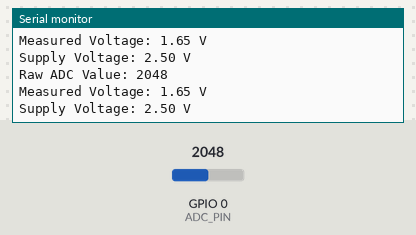
Simulated run of this sketch. Board: ESP32. Shown: the last lines printed to the serial monitor. Inputs (shaded band) come from the test bench; at power-on: GPIO 0 (ADC_PIN) = 2048.

Above: at 2.2 s.
2.3 s: GPIO 0 (ADC_PIN) set to 2866
At 3.6 s:
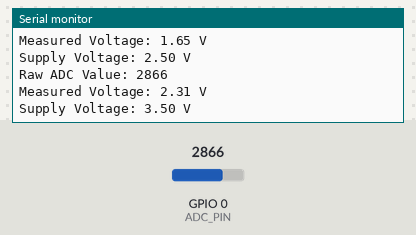
3.8 s: GPIO 0 (ADC_PIN) set to 3603
At 4.8 s:
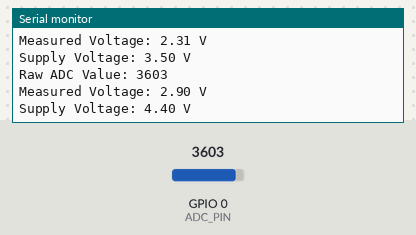
Timing chart, 0 to 6.8 s (numbered marks = the images above; inputs shaded):
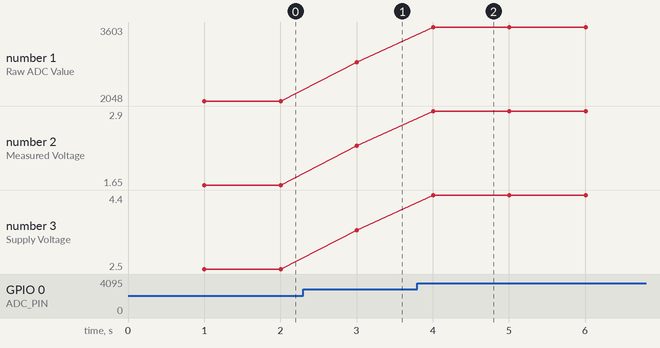

Measured:
- after the input at 2.3 s, the serial monitor: prints a new line after 0.70 s (image 1)
- after the input at 3.8 s, the serial monitor: prints a new line after 0.20 s (image 2)
- plotted number 1: 2048 → 2866 after the input at 2.3 s, 2866 → 3603 after the input at 3.8 s
- plotted number 2: 1.65 → 2.31 after the input at 2.3 s, 2.31 → 2.9 after the input at 3.8 s
- plotted number 3: 2.5 → 3.5 after the input at 2.3 s, 3.5 → 4.4 after the input at 3.8 s

The sketch:

supply_voltage_measurement.ino
```cpp
/*
ESP32 USB Voltage Measurement Example (OLIMEX ESP32-DevKit-LiPo)
========================================================
This code demonstrates how to measure the USB voltage powering the ESP32
using the internal ADC. Ensure the correct ADC pin and voltage divider ratio
are used based on the board's documentation.

Some ESP32 boards have an internal voltage divider connected to the VCC pin, which scales down the supply voltage to a range measurable by the ADC (0–3.3V).
The VOLTAGE_DIVIDER_RATIO is used to calculate the actual supply voltage from the measured voltage. For example, if the divider ratio is 2:1, the VOLTAGE_DIVIDER_RATIO is 2.0.
ADC Configuration:

The ADC pin (e.g., GPIO 35) is used to read the scaled-down voltage.
The ESP32's ADC has a resolution of 12 bits, meaning the raw ADC value ranges from 0 to 4095.
Voltage Calculation:

The raw ADC value is converted to a voltage using the formula:
Supply Voltage Calculation:

The supply voltage is calculated using the voltage divider ratio:
Supply Voltage = Measured Voltage * Voltage Divider Ratio
*/

const int ADC_PIN = 0; // Update this to the correct ADC pin
const float ADC_RESOLUTION = 4095.0; // 12-bit ADC resolution
const float ADC_REF_VOLTAGE = 3.3; // Reference voltage for the ADC (in volts)
const float VOLTAGE_DIVIDER_RATIO = 1.515; // Update this based on the board's documentation

void setup() {
  Serial.begin(115200);
  delay(1000);

  Serial.println("ESP32 USB Voltage Measurement");
}

void loop() {
  int rawADC = analogRead(ADC_PIN); // Read raw ADC value
  float measuredVoltage = (rawADC / ADC_RESOLUTION) * ADC_REF_VOLTAGE; // Convert to voltage
  float supplyVoltage = measuredVoltage * VOLTAGE_DIVIDER_RATIO; // Calculate supply voltage

  // Debugging output
  Serial.print("Raw ADC Value: ");
  Serial.println(rawADC);
  Serial.print("Measured Voltage: ");
  Serial.print(measuredVoltage);
  Serial.println(" V");
  Serial.print("Supply Voltage: ");
  Serial.print(supplyVoltage);
  Serial.println(" V");

  delay(1000);
}
```
